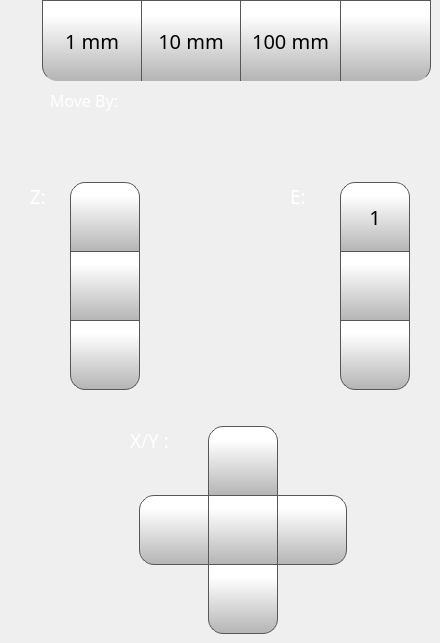
      <widget class="QWidget" name="motionTab">
       <attribute name="icon">
        <iconset>
         <normaloff>templates/img/Motion.png</normaloff>
         <normalon>templates/img/Motion_Selected.png</normalon>templates/img/Motion.png</iconset>
       </attribute>
       <attribute name="title">
        <string/>
       </attribute>
       <widget class="QPushButton" name="step1Button">
        <property name="geometry">
         <rect>
          <x>42</x>
          <y>0</y>
          <width>100</width>
          <height>81</height>
         </rect>
        </property>
        <property name="minimumSize">
         <size>
          <width>0</width>
          <height>0</height>
         </size>
        </property>
        <property name="font">
         <font>
          <family>Gotham</family>
          <pointsize>15</pointsize>
         </font>
        </property>
        <property name="styleSheet">
         <string notr="true">QPushButton {
     border: 1px solid rgb(87, 87, 87);
     border-bottom: none; /* no border for a flat push button */
border-bottom-left-radius: 15px;
	background-color: qlineargradient(spread:pad, x1:0, y1:1, x2:0, y2:0.188, stop:0 rgba(180, 180, 180, 255), stop:1 rgba(255, 255, 255, 255));
}

QPushButton:pressed {
    background-color: qlineargradient(x1: 0, y1: 0, x2: 0, y2: 1,
                                      stop: 0 #dadbde, stop: 1 #f6f7fa);
}

QPushButton:flat {
    border-bottom: none; /* no border for a flat push button */
    background-color: qlineargradient(x1: 0, y1: 0, x2: 0, y2: 1,
                                      stop: 0 #dadbde, stop: 1 #f6f7fa);
}

QPushButton:default {
    border-color: navy; /* make the default button prominent */
}

QPushButton:focus {
	outline: none;
}</string>
        </property>
        <property name="text">
         <string>1 mm</string>
        </property>
        <property name="iconSize">
         <size>
          <width>40</width>
          <height>40</height>
         </size>
        </property>
        <property name="checkable">
         <bool>false</bool>
        </property>
        <property name="autoDefault">
         <bool>false</bool>
        </property>
        <property name="default">
         <bool>false</bool>
        </property>
        <property name="flat">
         <bool>false</bool>
        </property>
       </widget>
       <widget class="QPushButton" name="step10Button">
        <property name="geometry">
         <rect>
          <x>141</x>
          <y>0</y>
          <width>100</width>
          <height>81</height>
         </rect>
        </property>
        <property name="minimumSize">
         <size>
          <width>0</width>
          <height>0</height>
         </size>
        </property>
        <property name="font">
         <font>
          <family>Gotham</family>
          <pointsize>15</pointsize>
         </font>
        </property>
        <property name="styleSheet">
         <string notr="true">QPushButton {
     border: 1px solid rgb(87, 87, 87);
     border-bottom: none; /* no border for a flat push button */

	background-color: qlineargradient(spread:pad, x1:0, y1:1, x2:0, y2:0.188, stop:0 rgba(180, 180, 180, 255), stop:1 rgba(255, 255, 255, 255));
}

QPushButton:pressed {
    background-color: qlineargradient(x1: 0, y1: 0, x2: 0, y2: 1,
                                      stop: 0 #dadbde, stop: 1 #f6f7fa);
}

QPushButton:flat {
    border-bottom: none; /* no border for a flat push button */
    background-color: qlineargradient(x1: 0, y1: 0, x2: 0, y2: 1,
                                      stop: 0 #dadbde, stop: 1 #f6f7fa);
}

QPushButton:default {
    border-color: navy; /* make the default button prominent */
}

QPushButton:focus {
	outline: none;
}</string>
        </property>
        <property name="text">
         <string>10 mm</string>
        </property>
        <property name="iconSize">
         <size>
          <width>40</width>
          <height>40</height>
         </size>
        </property>
        <property name="checkable">
         <bool>false</bool>
        </property>
        <property name="autoDefault">
         <bool>false</bool>
        </property>
        <property name="default">
         <bool>false</bool>
        </property>
        <property name="flat">
         <bool>false</bool>
        </property>
       </widget>
       <widget class="QPushButton" name="step100Button">
        <property name="geometry">
         <rect>
          <x>240</x>
          <y>0</y>
          <width>101</width>
          <height>81</height>
         </rect>
        </property>
        <property name="minimumSize">
         <size>
          <width>0</width>
          <height>0</height>
         </size>
        </property>
        <property name="font">
         <font>
          <family>Gotham</family>
          <pointsize>15</pointsize>
         </font>
        </property>
        <property name="styleSheet">
         <string notr="true">QPushButton {
     border: 1px solid rgb(87, 87, 87);
     border-bottom: none; /* no border for a flat push button */

	background-color: qlineargradient(spread:pad, x1:0, y1:1, x2:0, y2:0.188, stop:0 rgba(180, 180, 180, 255), stop:1 rgba(255, 255, 255, 255));
}

QPushButton:pressed {
    background-color: qlineargradient(x1: 0, y1: 0, x2: 0, y2: 1,
                                      stop: 0 #dadbde, stop: 1 #f6f7fa);
}

QPushButton:flat {
    border-bottom: none; /* no border for a flat push button */
    background-color: qlineargradient(x1: 0, y1: 0, x2: 0, y2: 1,
                                      stop: 0 #dadbde, stop: 1 #f6f7fa);
}

QPushButton:default {
    border-color: navy; /* make the default button prominent */
}

QPushButton:focus {
	outline: none;
}</string>
        </property>
        <property name="text">
         <string>100 mm</string>
        </property>
        <property name="iconSize">
         <size>
          <width>40</width>
          <height>40</height>
         </size>
        </property>
        <property name="checkable">
         <bool>true</bool>
        </property>
        <property name="checked">
         <bool>false</bool>
        </property>
        <property name="autoDefault">
         <bool>false</bool>
        </property>
        <property name="default">
         <bool>false</bool>
        </property>
        <property name="flat">
         <bool>false</bool>
        </property>
       </widget>
       <widget class="QPushButton" name="moveYPButton">
        <property name="geometry">
         <rect>
          <x>208</x>
          <y>426</y>
          <width>70</width>
          <height>70</height>
         </rect>
        </property>
        <property name="minimumSize">
         <size>
          <width>0</width>
          <height>0</height>
         </size>
        </property>
        <property name="font">
         <font>
          <family>Gotham</family>
          <pointsize>15</pointsize>
         </font>
        </property>
        <property name="styleSheet">
         <string notr="true">QPushButton {
     border: 1px solid rgb(87, 87, 87);

	background-color: qlineargradient(spread:pad, x1:0, y1:1, x2:0, y2:0.188, stop:0 rgba(180, 180, 180, 255), stop:1 rgba(255, 255, 255, 255));
	border-top-left-radius: 15px;
	border-top-right-radius: 15px;
}

QPushButton:pressed {
    background-color: qlineargradient(x1: 0, y1: 0, x2: 0, y2: 1,
                                      stop: 0 #dadbde, stop: 1 #f6f7fa);
}

QPushButton:flat {
    border: none; /* no border for a flat push button */
}

QPushButton:default {
    border-color: navy; /* make the default button prominent */
}
QPushButton:focus {
	outline: none;
}</string>
        </property>
        <property name="text">
         <string/>
        </property>
        <property name="icon">
         <iconset>
          <normaloff>templates/img/arrows.png</normaloff>templates/img/arrows.png</iconset>
        </property>
        <property name="iconSize">
         <size>
          <width>40</width>
          <height>40</height>
         </size>
        </property>
        <property name="checkable">
         <bool>false</bool>
        </property>
        <property name="autoDefault">
         <bool>false</bool>
        </property>
        <property name="default">
         <bool>false</bool>
        </property>
        <property name="flat">
         <bool>false</bool>
        </property>
       </widget>
       <widget class="QPushButton" name="moveYMButton">
        <property name="geometry">
         <rect>
          <x>208</x>
          <y>564</y>
          <width>70</width>
          <height>70</height>
         </rect>
        </property>
        <property name="minimumSize">
         <size>
          <width>0</width>
          <height>0</height>
         </size>
        </property>
        <property name="font">
         <font>
          <family>Gotham</family>
          <pointsize>15</pointsize>
         </font>
        </property>
        <property name="styleSheet">
         <string notr="true">QPushButton {
     border: 1px solid rgb(87, 87, 87);

	background-color: qlineargradient(spread:pad, x1:0, y1:1, x2:0, y2:0.188, stop:0 rgba(180, 180, 180, 255), stop:1 rgba(255, 255, 255, 255));
	border-bottom-left-radius: 15px;
	border-bottom-right-radius: 15px;
}

QPushButton:pressed {
    background-color: qlineargradient(x1: 0, y1: 0, x2: 0, y2: 1,
                                      stop: 0 #dadbde, stop: 1 #f6f7fa);
}

QPushButton:flat {
    border: none; /* no border for a flat push button */
}

QPushButton:default {
    border-color: navy; /* make the default button prominent */
}

QPushButton:focus {
	outline: none;
}</string>
        </property>
        <property name="text">
         <string/>
        </property>
        <property name="icon">
         <iconset>
          <normaloff>templates/img/arrows-5.png</normaloff>templates/img/arrows-5.png</iconset>
        </property>
        <property name="iconSize">
         <size>
          <width>40</width>
          <height>40</height>
         </size>
        </property>
        <property name="checkable">
         <bool>false</bool>
        </property>
        <property name="autoDefault">
         <bool>false</bool>
        </property>
        <property name="default">
         <bool>false</bool>
        </property>
        <property name="flat">
         <bool>false</bool>
        </property>
       </widget>
       <widget class="QPushButton" name="moveXPButton">
        <property name="geometry">
         <rect>
          <x>277</x>
          <y>495</y>
          <width>70</width>
          <height>70</height>
         </rect>
        </property>
        <property name="minimumSize">
         <size>
          <width>0</width>
          <height>0</height>
         </size>
        </property>
        <property name="font">
         <font>
          <family>Gotham</family>
          <pointsize>15</pointsize>
         </font>
        </property>
        <property name="styleSheet">
         <string notr="true">QPushButton {
     border: 1px solid rgb(87, 87, 87);

	background-color: qlineargradient(spread:pad, x1:0, y1:1, x2:0, y2:0.188, stop:0 rgba(180, 180, 180, 255), stop:1 rgba(255, 255, 255, 255));
	border-top-right-radius: 15px;
	border-bottom-right-radius: 15px;
}

QPushButton:pressed {
    background-color: qlineargradient(x1: 0, y1: 0, x2: 0, y2: 1,
                                      stop: 0 #dadbde, stop: 1 #f6f7fa);
}

QPushButton:flat {
    border: none; /* no border for a flat push button */
}

QPushButton:default {
    border-color: navy; /* make the default button prominent */
}

QPushButton:focus {
	outline: none;
}</string>
        </property>
        <property name="text">
         <string/>
        </property>
        <property name="icon">
         <iconset>
          <normaloff>templates/img/arrows-2.png</normaloff>templates/img/arrows-2.png</iconset>
        </property>
        <property name="iconSize">
         <size>
          <width>40</width>
          <height>40</height>
         </size>
        </property>
        <property name="checkable">
         <bool>false</bool>
        </property>
        <property name="autoDefault">
         <bool>false</bool>
        </property>
        <property name="default">
         <bool>false</bool>
        </property>
        <property name="flat">
         <bool>false</bool>
        </property>
       </widget>
       <widget class="QPushButton" name="moveXMButton">
        <property name="geometry">
         <rect>
          <x>139</x>
          <y>495</y>
          <width>70</width>
          <height>70</height>
         </rect>
        </property>
        <property name="minimumSize">
         <size>
          <width>0</width>
          <height>0</height>
         </size>
        </property>
        <property name="font">
         <font>
          <family>Gotham</family>
          <pointsize>15</pointsize>
         </font>
        </property>
        <property name="styleSheet">
         <string notr="true">QPushButton {
     border: 1px solid rgb(87, 87, 87);

	background-color: qlineargradient(spread:pad, x1:0, y1:1, x2:0, y2:0.188, stop:0 rgba(180, 180, 180, 255), stop:1 rgba(255, 255, 255, 255));
	border-top-left-radius: 15px;
	border-bottom-left-radius: 15px;
}

QPushButton:pressed {
    background-color: qlineargradient(x1: 0, y1: 0, x2: 0, y2: 1,
                                      stop: 0 #dadbde, stop: 1 #f6f7fa);
}

QPushButton:flat {
    border: none; /* no border for a flat push button */
}

QPushButton:default {
    border-color: navy; /* make the default button prominent */
}

QPushButton:focus {
	outline: none;
}</string>
        </property>
        <property name="text">
         <string/>
        </property>
        <property name="icon">
         <iconset>
          <normaloff>templates/img/arrows-4.png</normaloff>templates/img/arrows-4.png</iconset>
        </property>
        <property name="iconSize">
         <size>
          <width>40</width>
          <height>40</height>
         </size>
        </property>
        <property name="checkable">
         <bool>false</bool>
        </property>
        <property name="autoDefault">
         <bool>false</bool>
        </property>
        <property name="default">
         <bool>false</bool>
        </property>
        <property name="flat">
         <bool>false</bool>
        </property>
       </widget>
       <widget class="QPushButton" name="homeXYButton">
        <property name="geometry">
         <rect>
          <x>208</x>
          <y>495</y>
          <width>70</width>
          <height>70</height>
         </rect>
        </property>
        <property name="minimumSize">
         <size>
          <width>0</width>
          <height>0</height>
         </size>
        </property>
        <property name="font">
         <font>
          <family>Gotham</family>
          <pointsize>15</pointsize>
         </font>
        </property>
        <property name="styleSheet">
         <string notr="true">QPushButton {
     border: 1px solid rgb(87, 87, 87);

	background-color: qlineargradient(spread:pad, x1:0, y1:1, x2:0, y2:0.188, stop:0 rgba(180, 180, 180, 255), stop:1 rgba(255, 255, 255, 255));
}

QPushButton:pressed {
    background-color: qlineargradient(x1: 0, y1: 0, x2: 0, y2: 1,
                                      stop: 0 #dadbde, stop: 1 #f6f7fa);
}

QPushButton:flat {
    border: none; /* no border for a flat push button */
}

QPushButton:default {
    border-color: navy; /* make the default button prominent */
}

QPushButton:focus {
	outline: none;
}</string>
        </property>
        <property name="text">
         <string/>
        </property>
        <property name="icon">
         <iconset>
          <normaloff>templates/img/home-icon-silhouette.png</normaloff>templates/img/home-icon-silhouette.png</iconset>
        </property>
        <property name="iconSize">
         <size>
          <width>40</width>
          <height>40</height>
         </size>
        </property>
        <property name="checkable">
         <bool>false</bool>
        </property>
        <property name="autoDefault">
         <bool>false</bool>
        </property>
        <property name="default">
         <bool>false</bool>
        </property>
        <property name="flat">
         <bool>false</bool>
        </property>
       </widget>
       <widget class="QPushButton" name="homeZButton">
        <property name="geometry">
         <rect>
          <x>70</x>
          <y>251</y>
          <width>70</width>
          <height>70</height>
         </rect>
        </property>
        <property name="minimumSize">
         <size>
          <width>0</width>
          <height>0</height>
         </size>
        </property>
        <property name="font">
         <font>
          <family>Gotham</family>
          <pointsize>15</pointsize>
         </font>
        </property>
        <property name="styleSheet">
         <string notr="true">QPushButton {
     border: 1px solid rgb(87, 87, 87);

	background-color: qlineargradient(spread:pad, x1:0, y1:1, x2:0, y2:0.188, stop:0 rgba(180, 180, 180, 255), stop:1 rgba(255, 255, 255, 255));
}

QPushButton:pressed {
    background-color: qlineargradient(x1: 0, y1: 0, x2: 0, y2: 1,
                                      stop: 0 #dadbde, stop: 1 #f6f7fa);
}

QPushButton:flat {
    border: none; /* no border for a flat push button */
}

QPushButton:default {
    border-color: navy; /* make the default button prominent */
}

QPushButton:focus {
	outline: none;
}</string>
        </property>
        <property name="text">
         <string/>
        </property>
        <property name="icon">
         <iconset>
          <normaloff>templates/img/home-icon-silhouette.png</normaloff>templates/img/home-icon-silhouette.png</iconset>
        </property>
        <property name="iconSize">
         <size>
          <width>40</width>
          <height>40</height>
         </size>
        </property>
        <property name="checkable">
         <bool>false</bool>
        </property>
        <property name="autoDefault">
         <bool>false</bool>
        </property>
        <property name="default">
         <bool>false</bool>
        </property>
        <property name="flat">
         <bool>false</bool>
        </property>
       </widget>
       <widget class="QPushButton" name="motorOffButton">
        <property name="geometry">
         <rect>
          <x>340</x>
          <y>0</y>
          <width>91</width>
          <height>81</height>
         </rect>
        </property>
        <property name="minimumSize">
         <size>
          <width>0</width>
          <height>0</height>
         </size>
        </property>
        <property name="font">
         <font>
          <family>Gotham</family>
          <pointsize>15</pointsize>
         </font>
        </property>
        <property name="styleSheet">
         <string notr="true">QPushButton {
     border: 1px solid rgb(87, 87, 87);
     border-bottom: none; /* no border for a flat push button */
 border-bottom-right-radius: 15px;
	background-color: qlineargradient(spread:pad, x1:0, y1:1, x2:0, y2:0.188, stop:0 rgba(180, 180, 180, 255), stop:1 rgba(255, 255, 255, 255));
}

QPushButton:pressed {
    background-color: qlineargradient(x1: 0, y1: 0, x2: 0, y2: 1,
                                      stop: 0 #dadbde, stop: 1 #f6f7fa);
}

QPushButton:flat {
}

QPushButton:default {
    border-color: navy; /* make the default button prominent */
}

QPushButton:focus {
	outline: none;
}</string>
        </property>
        <property name="text">
         <string/>
        </property>
        <property name="icon">
         <iconset>
          <normaloff>templates/img/motor.png</normaloff>templates/img/motor.png</iconset>
        </property>
        <property name="iconSize">
         <size>
          <width>40</width>
          <height>40</height>
         </size>
        </property>
        <property name="checkable">
         <bool>false</bool>
        </property>
        <property name="autoDefault">
         <bool>false</bool>
        </property>
        <property name="default">
         <bool>false</bool>
        </property>
        <property name="flat">
         <bool>false</bool>
        </property>
       </widget>
       <widget class="QPushButton" name="moveZMButton">
        <property name="geometry">
         <rect>
          <x>70</x>
          <y>182</y>
          <width>70</width>
          <height>70</height>
         </rect>
        </property>
        <property name="minimumSize">
         <size>
          <width>0</width>
          <height>0</height>
         </size>
        </property>
        <property name="font">
         <font>
          <family>Gotham</family>
          <pointsize>15</pointsize>
         </font>
        </property>
        <property name="styleSheet">
         <string notr="true">QPushButton {
     border: 1px solid rgb(87, 87, 87);

	background-color: qlineargradient(spread:pad, x1:0, y1:1, x2:0, y2:0.188, stop:0 rgba(180, 180, 180, 255), stop:1 rgba(255, 255, 255, 255));
	border-top-left-radius: 15px;
	border-top-right-radius: 15px;
}

QPushButton:pressed {
    background-color: qlineargradient(x1: 0, y1: 0, x2: 0, y2: 1,
                                      stop: 0 #dadbde, stop: 1 #f6f7fa);
}

QPushButton:flat {
    border: none; /* no border for a flat push button */
}

QPushButton:default {
    border-color: navy; /* make the default button prominent */
}

QPushButton:focus {
	outline: none;
}</string>
        </property>
        <property name="text">
         <string/>
        </property>
        <property name="icon">
         <iconset>
          <normaloff>templates/img/arrows.png</normaloff>templates/img/arrows.png</iconset>
        </property>
        <property name="iconSize">
         <size>
          <width>40</width>
          <height>40</height>
         </size>
        </property>
        <property name="checkable">
         <bool>false</bool>
        </property>
        <property name="autoDefault">
         <bool>false</bool>
        </property>
        <property name="default">
         <bool>false</bool>
        </property>
        <property name="flat">
         <bool>false</bool>
        </property>
       </widget>
       <widget class="QPushButton" name="moveZPButton">
        <property name="geometry">
         <rect>
          <x>70</x>
          <y>320</y>
          <width>70</width>
          <height>70</height>
         </rect>
        </property>
        <property name="minimumSize">
         <size>
          <width>0</width>
          <height>0</height>
         </size>
        </property>
        <property name="font">
         <font>
          <family>Gotham</family>
          <pointsize>15</pointsize>
         </font>
        </property>
        <property name="styleSheet">
         <string notr="true">QPushButton {
     border: 1px solid rgb(87, 87, 87);

	background-color: qlineargradient(spread:pad, x1:0, y1:1, x2:0, y2:0.188, stop:0 rgba(180, 180, 180, 255), stop:1 rgba(255, 255, 255, 255));
	border-bottom-left-radius: 15px;
	border-bottom-right-radius: 15px;
}

QPushButton:pressed {
    background-color: qlineargradient(x1: 0, y1: 0, x2: 0, y2: 1,
                                      stop: 0 #dadbde, stop: 1 #f6f7fa);
}

QPushButton:flat {
    border: none; /* no border for a flat push button */
}

QPushButton:default {
    border-color: navy; /* make the default button prominent */
}

QPushButton:focus {
	outline: none;
}</string>
        </property>
        <property name="text">
         <string/>
        </property>
        <property name="icon">
         <iconset>
          <normaloff>templates/img/arrows-5.png</normaloff>templates/img/arrows-5.png</iconset>
        </property>
        <property name="iconSize">
         <size>
          <width>40</width>
          <height>40</height>
         </size>
        </property>
        <property name="checkable">
         <bool>false</bool>
        </property>
        <property name="autoDefault">
         <bool>false</bool>
        </property>
        <property name="default">
         <bool>false</bool>
        </property>
        <property name="flat">
         <bool>false</bool>
        </property>
       </widget>
       <widget class="QLabel" name="XYLabel">
        <property name="geometry">
         <rect>
          <x>130</x>
          <y>430</y>
          <width>70</width>
          <height>21</height>
         </rect>
        </property>
        <property name="font">
         <font>
          <family>Gotham Light</family>
          <pointsize>14</pointsize>
          <weight>50</weight>
          <bold>false</bold>
         </font>
        </property>
        <property name="styleSheet">
         <string notr="true">color: rgb(255, 255, 255);</string>
        </property>
        <property name="text">
         <string>X/Y :</string>
        </property>
       </widget>
       <widget class="QLabel" name="ZLabel">
        <property name="geometry">
         <rect>
          <x>30</x>
          <y>186</y>
          <width>31</width>
          <height>21</height>
         </rect>
        </property>
        <property name="font">
         <font>
          <family>Gotham Light</family>
          <pointsize>14</pointsize>
          <weight>50</weight>
          <bold>false</bold>
         </font>
        </property>
        <property name="styleSheet">
         <string notr="true">color: rgb(255, 255, 255);</string>
        </property>
        <property name="text">
         <string>Z:</string>
        </property>
       </widget>
       <widget class="QPushButton" name="retractButton">
        <property name="geometry">
         <rect>
          <x>340</x>
          <y>320</y>
          <width>70</width>
          <height>70</height>
         </rect>
        </property>
        <property name="minimumSize">
         <size>
          <width>0</width>
          <height>0</height>
         </size>
        </property>
        <property name="font">
         <font>
          <family>Gotham</family>
          <pointsize>15</pointsize>
         </font>
        </property>
        <property name="styleSheet">
         <string notr="true">QPushButton {
     border: 1px solid rgb(87, 87, 87);

	background-color: qlineargradient(spread:pad, x1:0, y1:1, x2:0, y2:0.188, stop:0 rgba(180, 180, 180, 255), stop:1 rgba(255, 255, 255, 255));
	border-bottom-left-radius: 15px;
	border-bottom-right-radius: 15px;
}

QPushButton:pressed {
    background-color: qlineargradient(x1: 0, y1: 0, x2: 0, y2: 1,
                                      stop: 0 #dadbde, stop: 1 #f6f7fa);
}

QPushButton:flat {
    border: none; /* no border for a flat push button */
}

QPushButton:default {
    border-color: navy; /* make the default button prominent */
}

QPushButton:focus {
	outline: none;
}</string>
        </property>
        <property name="text">
         <string/>
        </property>
        <property name="icon">
         <iconset>
          <normaloff>templates/img/remove.png</normaloff>templates/img/remove.png</iconset>
        </property>
        <property name="iconSize">
         <size>
          <width>40</width>
          <height>40</height>
         </size>
        </property>
        <property name="checkable">
         <bool>false</bool>
        </property>
        <property name="autoDefault">
         <bool>false</bool>
        </property>
        <property name="default">
         <bool>false</bool>
        </property>
        <property name="flat">
         <bool>false</bool>
        </property>
       </widget>
       <widget class="QPushButton" name="extruderButton">
        <property name="geometry">
         <rect>
          <x>340</x>
          <y>251</y>
          <width>70</width>
          <height>70</height>
         </rect>
        </property>
        <property name="minimumSize">
         <size>
          <width>0</width>
          <height>0</height>
         </size>
        </property>
        <property name="font">
         <font>
          <family>Gotham</family>
          <pointsize>15</pointsize>
         </font>
        </property>
        <property name="styleSheet">
         <string notr="true">QPushButton {
     border: 1px solid rgb(87, 87, 87);

	background-color: qlineargradient(spread:pad, x1:0, y1:1, x2:0, y2:0.188, stop:0 rgba(180, 180, 180, 255), stop:1 rgba(255, 255, 255, 255));

}

QPushButton:pressed {
    background-color: qlineargradient(x1: 0, y1: 0, x2: 0, y2: 1,
                                      stop: 0 #dadbde, stop: 1 #f6f7fa);
}

QPushButton:flat {
    border: none; /* no border for a flat push button */
}

QPushButton:default {
    border-color: navy; /* make the default button prominent */
}

QPushButton:focus {
	outline: none;
}</string>
        </property>
        <property name="text">
         <string/>
        </property>
        <property name="icon">
         <iconset>
          <normaloff>templates/img/add.png</normaloff>templates/img/add.png</iconset>
        </property>
        <property name="iconSize">
         <size>
          <width>40</width>
          <height>40</height>
         </size>
        </property>
        <property name="checkable">
         <bool>false</bool>
        </property>
        <property name="autoDefault">
         <bool>false</bool>
        </property>
        <property name="default">
         <bool>false</bool>
        </property>
        <property name="flat">
         <bool>false</bool>
        </property>
       </widget>
       <widget class="QLabel" name="ELabel">
        <property name="geometry">
         <rect>
          <x>290</x>
          <y>186</y>
          <width>31</width>
          <height>21</height>
         </rect>
        </property>
        <property name="font">
         <font>
          <family>Gotham Light</family>
          <pointsize>14</pointsize>
          <weight>50</weight>
          <bold>false</bold>
         </font>
        </property>
        <property name="styleSheet">
         <string notr="true">color: rgb(255, 255, 255);</string>
        </property>
        <property name="text">
         <string>E:</string>
        </property>
       </widget>
       <widget class="QLabel" name="moveByLabel">
        <property name="geometry">
         <rect>
          <x>50</x>
          <y>90</y>
          <width>111</width>
          <height>21</height>
         </rect>
        </property>
        <property name="font">
         <font>
          <family>Gotham Light</family>
          <pointsize>12</pointsize>
          <weight>50</weight>
          <bold>false</bold>
         </font>
        </property>
        <property name="styleSheet">
         <string notr="true">color: rgb(255, 255, 255);</string>
        </property>
        <property name="text">
         <string>Move By:</string>
        </property>
       </widget>
       <widget class="QPushButton" name="toolToggleMotionButton">
        <property name="geometry">
         <rect>
          <x>340</x>
          <y>182</y>
          <width>70</width>
          <height>70</height>
         </rect>
        </property>
        <property name="minimumSize">
         <size>
          <width>0</width>
          <height>0</height>
         </size>
        </property>
        <property name="font">
         <font>
          <family>Gotham</family>
          <pointsize>15</pointsize>
         </font>
        </property>
        <property name="styleSheet">
         <string notr="true">QPushButton {
     border: 1px solid rgb(87, 87, 87);
 border-top-right-radius:15px;
 border-top-left-radius:15px;
	background-color: qlineargradient(spread:pad, x1:0, y1:1, x2:0, y2:0.188, stop:0 rgba(180, 180, 180, 255), stop:1 rgba(255, 255, 255, 255));
}

QPushButton:pressed {
    background-color: qlineargradient(x1: 0, y1: 0, x2: 0, y2: 1,
                                      stop: 0 #dadbde, stop: 1 #f6f7fa);
}

QPushButton:flat {
    border: none; /* no border for a flat push button */
}

QPushButton:default {
    border-color: navy; /* make the default button prominent */
}

QPushButton:focus {
	outline: none;
}</string>
        </property>
        <property name="text">
         <string>1</string>
        </property>
        <property name="icon">
         <iconset>
          <normaloff>templates/img/NozzleSelect.png</normaloff>templates/img/NozzleSelect.png</iconset>
        </property>
        <property name="iconSize">
         <size>
          <width>30</width>
          <height>30</height>
         </size>
        </property>
        <property name="checkable">
         <bool>true</bool>
        </property>
        <property name="checked">
         <bool>false</bool>
        </property>
        <property name="autoDefault">
         <bool>false</bool>
        </property>
        <property name="default">
         <bool>false</bool>
        </property>
        <property name="flat">
         <bool>false</bool>
        </property>
       </widget>
       <zorder>moveByLabel</zorder>
       <zorder>step1Button</zorder>
       <zorder>step10Button</zorder>
       <zorder>step100Button</zorder>
       <zorder>moveYPButton</zorder>
       <zorder>moveYMButton</zorder>
       <zorder>moveXPButton</zorder>
       <zorder>moveXMButton</zorder>
       <zorder>homeXYButton</zorder>
       <zorder>homeZButton</zorder>
       <zorder>motorOffButton</zorder>
       <zorder>moveZMButton</zorder>
       <zorder>moveZPButton</zorder>
       <zorder>XYLabel</zorder>
       <zorder>ZLabel</zorder>
       <zorder>retractButton</zorder>
       <zorder>extruderButton</zorder>
       <zorder>ELabel</zorder>
       <zorder>toolToggleMotionButton</zorder>
      </widget>
